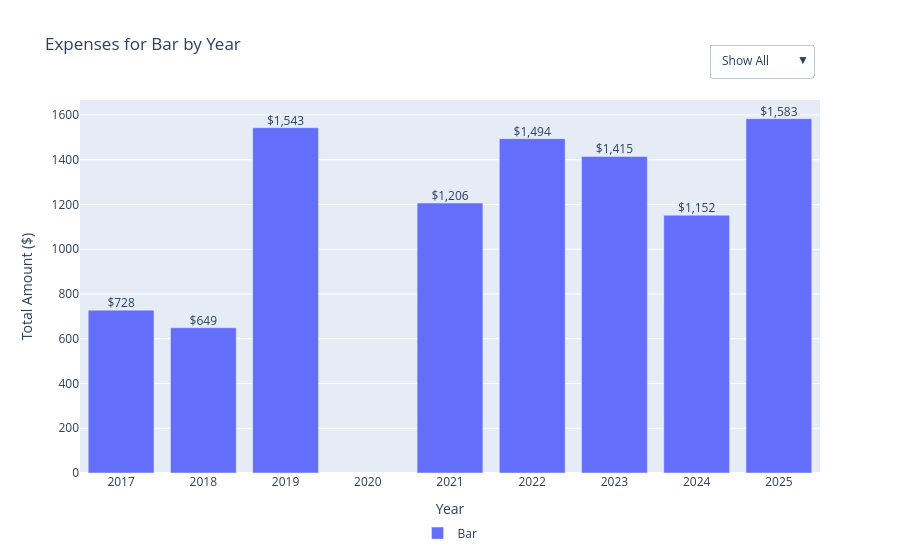

The cell this chart's notebook holds for it:
### Code cell
# Prepare data
df_cat = exp_df.groupby(["Year", "Category"])["Amount"].sum().reset_index()
categories = df_cat["Category"].unique()
years = sorted(df_cat["Year"].unique())

# Create a bar trace and a text trace for each category
data = []
for i, cat in enumerate(categories):
    y_vals = [
        df_cat[(df_cat["Year"] == year) & (df_cat["Category"] == cat)]["Amount"].sum()
        for year in years
    ]
    # Bar trace
    data.append(
        go.Bar(
            x=years,
            y=y_vals,
            name=cat,
            visible=(i == 0),  # Only first category visible at start
        )
    )
    # Text trace for totals
    data.append(
        go.Scatter(
            x=years,
            y=y_vals,
            text=[f"${y:,.0f}" if y > 0 else "" for y in y_vals],
            mode="text",
            textposition="top center",
            showlegend=False,
            visible=(i == 0),
        )
    )

# Create dropdown buttons
buttons = []
for i, cat in enumerate(categories):
    # Only show the bar and text trace for the selected category
    visible = [False] * (2 * len(categories))
    visible[2 * i] = True  # Bar
    visible[2 * i + 1] = True  # Text
    buttons.append(
        dict(
            label=cat,
            method="update",
            args=[{"visible": visible}, {"title": f"Expenses for {cat} by Year"}],
        )
    )

# Add "Show All" option (show all bars, hide all text)
visible_all = []
for i in range(len(categories)):
    visible_all.extend([True, False])  # Show bar, hide text
buttons.insert(
    0,
    dict(
        label="Show All",
        method="update",
        args=[{"visible": visible_all}, {"title": "Expenses by Category and Year"}],
    ),
)

# Create the figure
fig = go.Figure(data=data)
fig.update_layout(
    updatemenus=[
        dict(active=0, buttons=buttons, x=0.85, y=1.15, xanchor="left", yanchor="top")
    ],
    barmode="group",
    title=f"Expenses for {categories[0]} by Year",
    xaxis_title="Year",
    yaxis_title="Total Amount ($)",
    legend_orientation="h",  # horizontal legend
    legend_yanchor="bottom",
    legend_y=-0.2,  # move below plot
    legend_xanchor="center",
    legend_x=0.5,
)

fig.show()

### Figure 1 — Plotly figure (JSON) as saved in the notebook; plotly's stock layout.template omitted (floating-point values rounded to 4 significant figures)
{"data": [{"name": "Bar", "type": "bar", "visible": true, "x": [2017, 2018, 2019, 2021, 2022, 2023, 2024, 2025], "y": [727.7, 649, 1543.0, 1206.0, 1494.0, 1415.0, 1152, 1583.0]}, {"mode": "text", "showlegend": false, "text": ["$728", "$649", "$1,543", "$1,206", "$1,494", "$1,415", "$1,152", "$1,583"], "textposition": "top center", "type": "scatter", "visible": true, "x": [2017, 2018, 2019, 2021, 2022, 2023, 2024, 2025], "y": [727.7, 649, 1543.0, 1206.0, 1494.0, 1415.0, 1152, 1583.0]}, {"name": "Cleaning", "type": "bar", "visible": false, "x": [2017, 2018, 2019, 2021, 2022, 2023, 2024, 2025], "y": [110, 100, 100, 100, 332.4, 460, 200, 451.9]}, {"mode": "text", "showlegend": false, "text": ["$110", "$100", "$100", "$100", "$332", "$460", "$200", "$452"], "textposition": "top center", "type": "scatter", "visible": false, "x": [2017, 2018, 2019, 2021, 2022, 2023, 2024, 2025], "y": [110, 100, 100, 100, 332.4, 460, 200, 451.9]}, {"name": "Cups", "type": "bar", "visible": false, "x": [2017, 2018, 2019, 2021, 2022, 2023, 2024, 2025], "y": [100, 140.6, 195.5, 214.1, 137.8, 471.8, 0, 255.2]}, {"mode": "text", "showlegend": false, "text": ["$100", "$141", "$196", "$214", "$138", "$472", "", "$255"], "textposition": "top center", "type": "scatter", "visible": false, "x": [2017, 2018, 2019, 2021, 2022, 2023, 2024, 2025], "y": [100, 140.6, 195.5, 214.1, 137.8, 471.8, 0, 255.2]}, {"name": "Food", "type": "bar", "visible": false, "x": [2017, 2018, 2019, 2021, 2022, 2023, 2024, 2025], "y": [165.3, 145, 197.8, 323.4, 557.7, 359.9, 100, 421.8]}, {"mode": "text", "showlegend": false, "text": ["$165", "$145", "$198", "$323", "$558", "$360", "$100", "$422"], "textposition": "top center", "type": "scatter", "visible": false, "x": [2017, 2018, 2019, 2021, 2022, 2023, 2024, 2025], "y": [165.3, 145, 197.8, 323.4, 557.7, 359.9, 100, 421.8]}, {"name": "Merch", "type": "bar", "visible": false, "x": [2017, 2018, 2019, 2021, 2022, 2023, 2024, 2025], "y": [160, 0, 156.6, 76.39, 0, 60, 0, 133.6]}, {"mode": "text", "showlegend": false, "text": ["$160", "", "$157", "$76", "", "$60", "", "$134"], "textposition": "top center", "type": "scatter", "visible": false, "x": [2017, 2018, 2019, 2021, 2022, 2023, 2024, 2025], "y": [160, 0, 156.6, 76.39, 0, 60, 0, 133.6]}, {"name": "Music", "type": "bar", "visible": false, "x": [2017, 2018, 2019, 2021, 2022, 2023, 2024, 2025], "y": [400, 500, 600, 900, 950, 900, 700, 900]}, {"mode": "text", "showlegend": false, "text": ["$400", "$500", "$600", "$900", "$950", "$900", "$700", "$900"], "textposition": "top center", "type": "scatter", "visible": false, "x": [2017, 2018, 2019, 2021, 2022, 2023, 2024, 2025], "y": [400, 500, 600, 900, 950, 900, 700, 900]}, {"name": "Decoration", "type": "bar", "visible": false, "x": [2017, 2018, 2019, 2021, 2022, 2023, 2024, 2025], "y": [0, 100, 60, 0, 209.8, 132, 0, 110]}, {"mode": "text", "showlegend": false, "text": ["", "$100", "$60", "", "$210", "$132", "", "$110"], "textposition": "top center", "type": "scatter", "visible": false, "x": [2017, 2018, 2019, 2021, 2022, 2023, 2024, 2025], "y": [0, 100, 60, 0, 209.8, 132, 0, 110]}, {"name": "Logo", "type": "bar", "visible": false, "x": [2017, 2018, 2019, 2021, 2022, 2023, 2024, 2025], "y": [0, 0, 45, 74.8, 200, 200, 0, 54.04]}, {"mode": "text", "showlegend": false, "text": ["", "", "$45", "$75", "$200", "$200", "", "$54"], "textposition": "top center", "type": "scatter", "visible": false, "x": [2017, 2018, 2019, 2021, 2022, 2023, 2024, 2025], "y": [0, 0, 45, 74.8, 200, 200, 0, 54.04]}, {"name": "Porta Potty", "type": "bar", "visible": false, "x": [2017, 2018, 2019, 2021, 2022, 2023, 2024, 2025], "y": [0, 0, 165.5, 0, 150, 150, 0, 150]}, {"mode": "text", "showlegend": false, "text": ["", "", "$165", "", "$150", "$150", "", "$150"], "textposition": "top center", "type": "scatter", "visible": false, "x": [2017, 2018, 2019, 2021, 2022, 2023, 2024, 2025], "y": [0, 0, 165.5, 0, 150, 150, 0, 150]}], "layout": {"barmode": "group", "legend": {"orientation": "h", "x": 0.5, "xanchor": "center", "y": -0.2, "yanchor": "bottom"}, "title": {"text": "Expenses for Bar by Year"}, "updatemenus": [{"active": 0, "buttons": [{"args": [{"visible": [true, false, true, false, true, false, true, false, true, false, true, false, true, false, true, false, true, false]}, {"title": "Expenses by Category and Year"}], "label": "Show All", "method": "update"}, {"args": [{"visible": [true, true, false, false, false, false, false, false, false, false, false, false, false, false, false, false, false, false]}, {"title": "Expenses for Bar by Year"}], "label": "Bar", "method": "update"}, {"args": [{"visible": [false, false, true, true, false, false, false, false, false, false, false, false, false, false, false, false, false, false]}, {"title": "Expenses for Cleaning by Year"}], "label": "Cleaning", "method": "update"}, {"args": [{"visible": [false, false, false, false, true, true, false, false, false, false, false, false, false, false, false, false, false, false]}, {"title": "Expenses for Cups by Year"}], "label": "Cups", "method": "update"}, {"args": [{"visible": [false, false, false, false, false, false, true, true, false, false, false, false, false, false, false, false, false, false]}, {"title": "Expenses for Food by Year"}], "label": "Food", "method": "update"}, {"args": [{"visible": [false, false, false, false, false, false, false, false, true, true, false, false, false, false, false, false, false, false]}, {"title": "Expenses for Merch by Year"}], "label": "Merch", "method": "update"}, {"args": [{"visible": [false, false, false, false, false, false, false, false, false, false, true, true, false, false, false, false, false, false]}, {"title": "Expenses for Music by Year"}], "label": "Music", "method": "update"}, {"args": [{"visible": [false, false, false, false, false, false, false, false, false, false, false, false, true, true, false, false, false, false]}, {"title": "Expenses for Decoration by Year"}], "label": "Decoration", "method": "update"}, {"args": [{"visible": [false, false, false, false, false, false, false, false, false, false, false, false, false, false, true, true, false, false]}, {"title": "Expenses for Logo by Year"}], "label": "Logo", "method": "update"}, {"args": [{"visible": [false, false, false, false, false, false, false, false, false, false, false, false, false, false, false, false, true, true]}, {"title": "Expenses for Porta Potty by Year"}], "label": "Porta Potty", "method": "update"}], "x": 0.85, "xanchor": "left", "y": 1.15, "yanchor": "top"}], "xaxis": {"title": {"text": "Year"}}, "yaxis": {"title": {"text": "Total Amount ($)"}}}}
